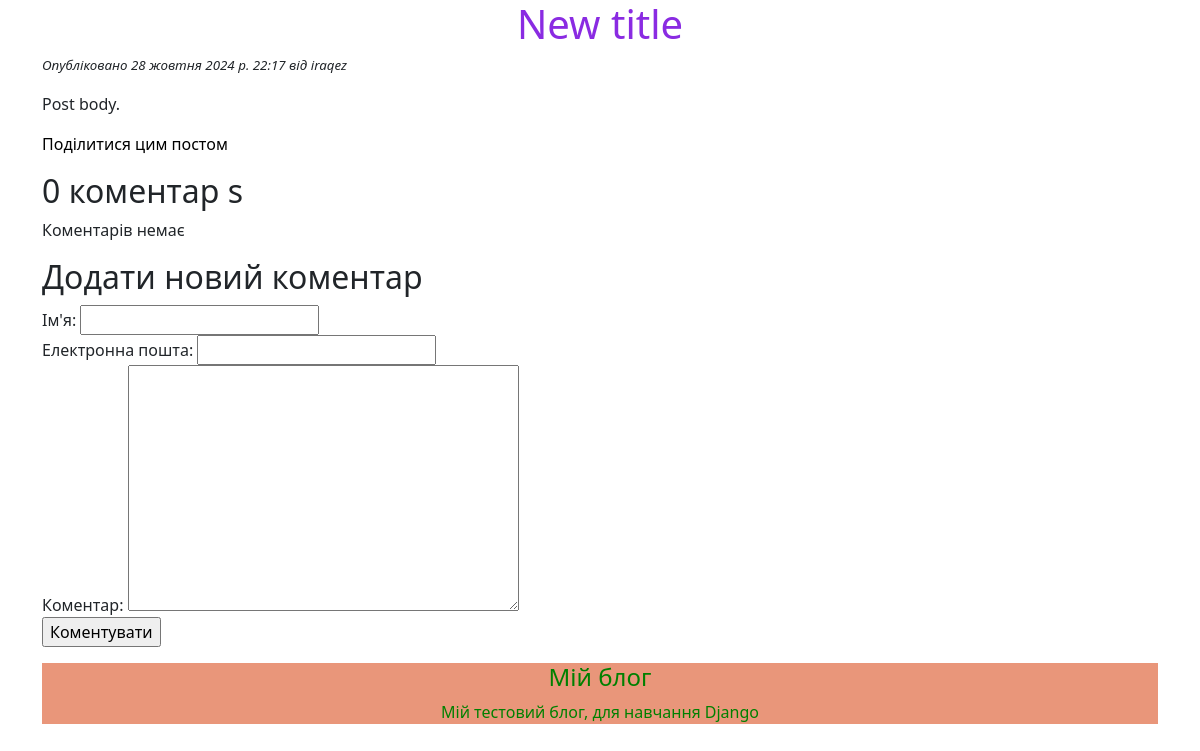
Screenshot of /blog/2024/10/28/another-post/ with the database file from the repository.
### blog/models.py (models this page shows, shortened)
class Post(models.Model):
    class Status(models.TextChoices):
        DRAFT = 'DF', 'Чорновик'
        PUBLISHED = 'PB', 'Публікація'
    title = models.CharField(max_length=250, verbose_name='Заголовок',)
    slug = models.SlugField(max_length=250, unique_for_date='publish', verbose_name='Посилання',)
    author = models.ForeignKey(
        settings.AUTH_USER_MODEL,
        on_delete=models.CASCADE,
        related_name='blog_posts',
        verbose_name='Автор',
    )
    body = models.TextField(verbose_name='Опис',)
    publish = models.DateTimeField(db_default=Now(), verbose_name='Публікація',)
    created = models.DateTimeField(auto_now_add=True, verbose_name='Створено',)
    updated = models.DateTimeField(auto_now=True, verbose_name='Оновлено',)
    status = models.CharField(
        max_length=2,
        choices=Status,
        default=Status.DRAFT,
        verbose_name='Статус',
        )
    objects = models.Manager()
    published = PublishedManager()
    tags = TaggableManager()
    class Meta:
        ordering = ['-publish',]
        indexes = [
            models.Index(fields=['-publish']),
        ]
        verbose_name = 'Пост'
        verbose_name_plural = 'Пости'

### blog/views.py (the view)
def post_detail(request, year, month, day, post):
	post = get_object_or_404(
		Post,
		status=Post.Status.PUBLISHED,
		slug=post,
		publish__year=year,
		publish__month=month,
		publish__day=day,
  	)
	comments = post.comments.filter(active=True)
	form = CommentForm()
	return render(
		request,
		'blog/post/detail.html',
		{
      		'post': post,
        	'comments': comments,
			'form': form,
   		}
	)

### blog/forms.py
class CommentForm(forms.ModelForm):
    class Meta:
        model = Comment
        fields = ['name', 'email', 'body']

### blog/templates/blog/post/detail.html (shortened to what this page needs)
{% extends "blog/base.html" %}
{% block content %}
    <h1 id="detail">{{ post.title }}</h1>
    <p class="date">
        Опубліковано {{ post.publish }} від {{ post.author }}
    </p>
    {{ post.body|linebreaks }}
    <p>
        <a href="{% url "blog:post_share" post.id %}">
            Поділитися цим постом
        </a>
    </p>
    {% with comments.count as total_comments %}
        <h2>
            {{ total_comments }} коментар {{ total_comments|pluralize }}
        </h2>
    {% endwith %}
    {% for comment in comments %}
        <div class="comment">
            <p class="info">
                Коментар {{ forloop.counter }} від {{ comment.name }}
                {{ comment.created }}
            </p>
            {{ comment.body|linebreaks }}
            </div>
            {% empty %}
            <p>Коментарів немає</p>
        {% endfor %}
        {% include "blog/post/includes/comment_form.html" %}
{% endblock %}

### static/css/blog.css (style rules this page uses)
h1 { text-align: center; color: red; }
#detail { color: blueviolet; }
#content a { color: black; text-decoration: none; }
.date { font-style: italic; font-size: smaller; text-align:justify; }

### rows the page displays
Post: publish "28 жовтня 2024 р. 22:17", author "iraqez", body "Post body."

### other values shown
{{ total_comments }} "0"
